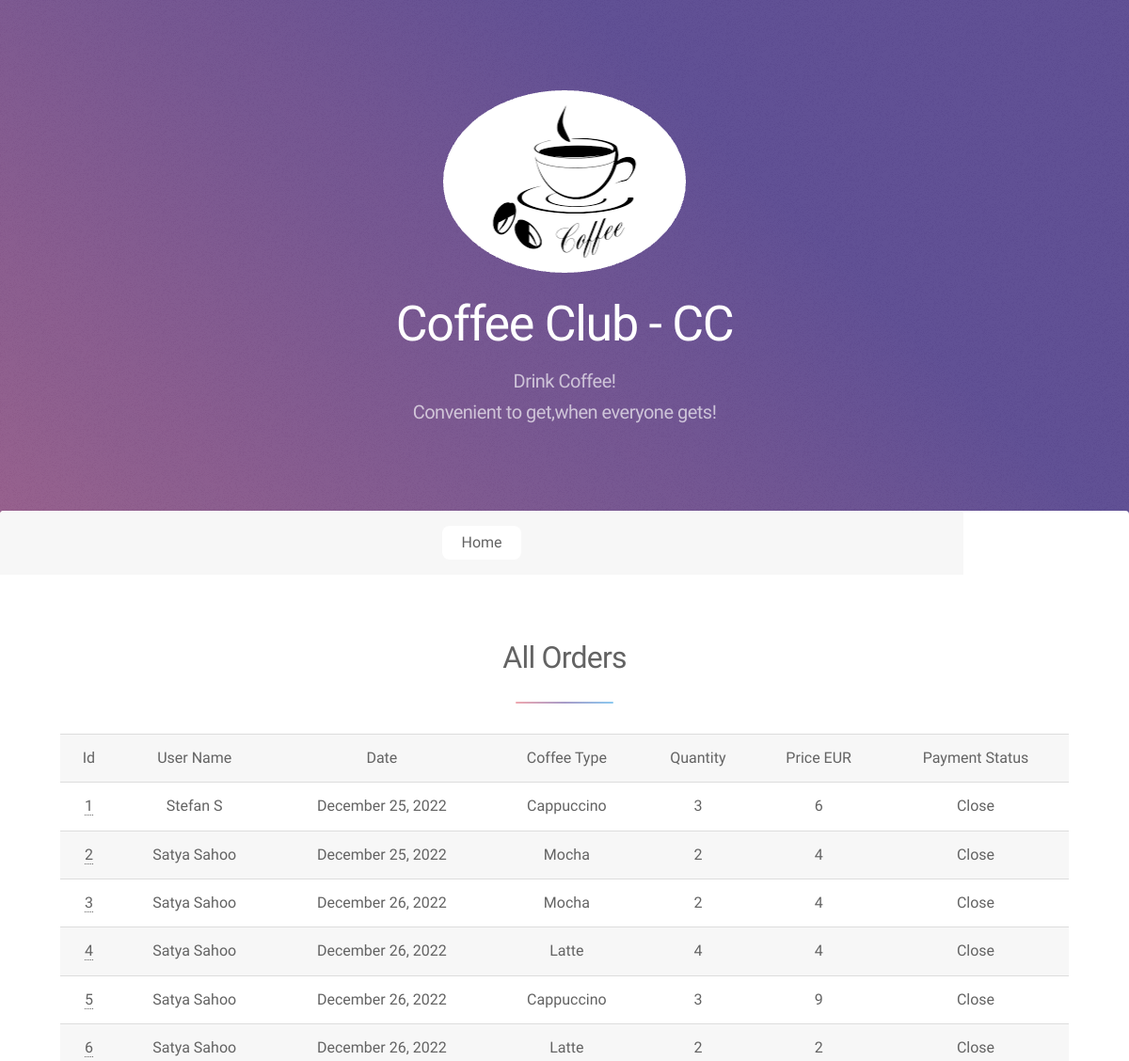
The app's page /admin_page (signed in, upper part), older data.
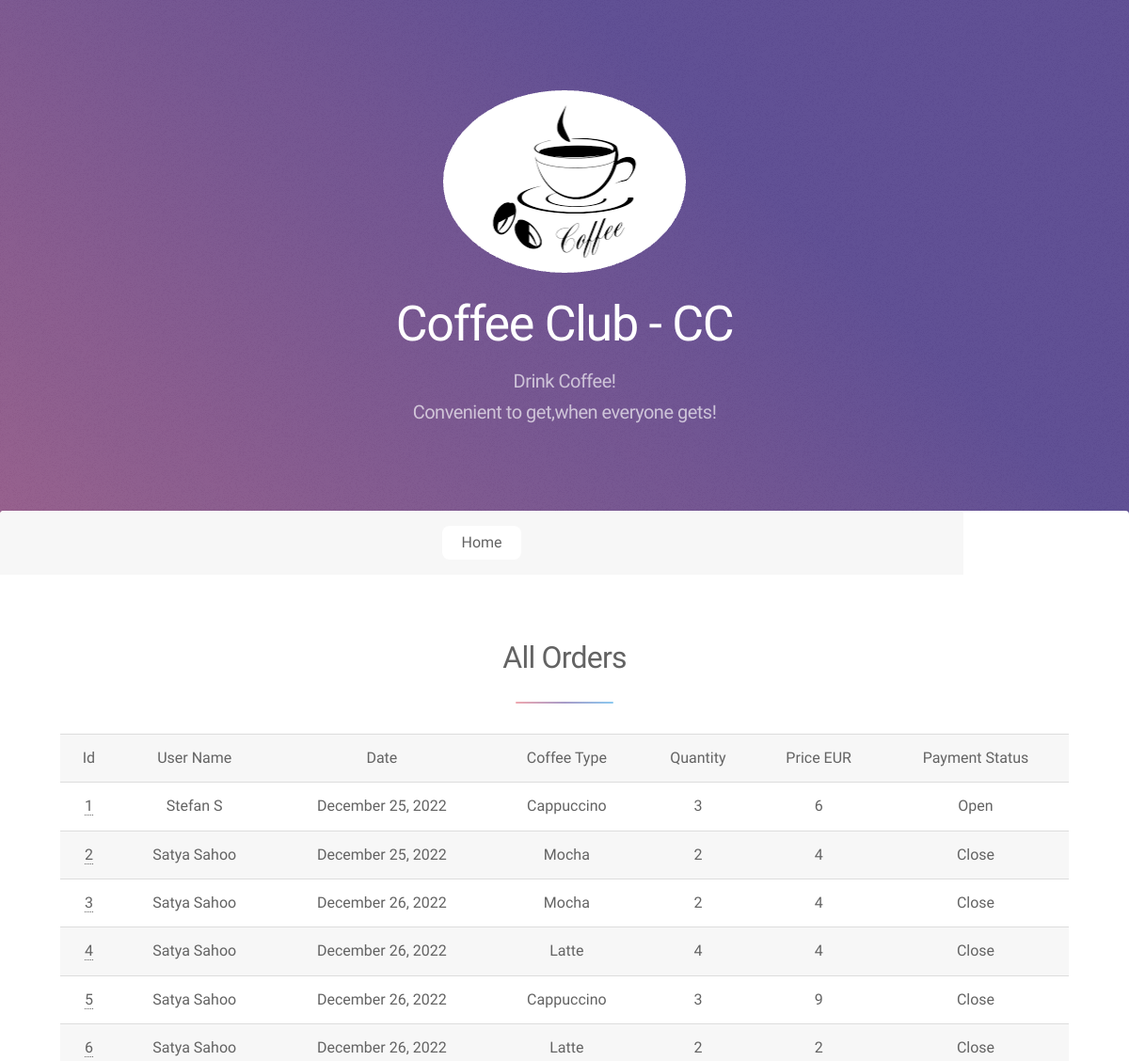
The same page, newer data.
### main.py (models this page shows)
class Order(db.Model):
    __tablename__ = "orders"
    id = db.Column(db.Integer, primary_key=True)
    coffee_type = db.Column(db.String(100), nullable=False)
    price = db.Column(db.String(100))
    quantity = db.Column(db.Integer)
    date = db.Column(db.String(100))
    payment_status = db.Column(db.String(100))
    user_id = db.Column(db.Integer, db.ForeignKey('users.id'))
    user = relationship("User", back_populates="orders")

class User(UserMixin, db.Model):
    __tablename__ = "users"
    id = db.Column(db.Integer, primary_key=True)
    email = db.Column(db.String(100), unique=True)  # email is unique identifier
    password = db.Column(db.String(100))
    name = db.Column(db.String(100), nullable=False)
    mobile = db.Column(db.String(100))
    fetcher = db.Column(db.String(100))
    orders = relationship("Order", back_populates="user")
    receipts = relationship("Receipt", back_populates="user")

### main.py (the view, shortened to what this page needs)
@app.route('/admin_page', methods=["GET", "POST"])
@admin_only
def admin_page():
    reset_password_form = ResetPassword()
    all_users = User.query.all()
    all_receipts = Receipt.query.all()
    all_orders = Order.query.all()
    return render_template("admin_page.html", users=all_users, orders=all_orders, receipts=all_receipts,
                           form=reset_password_form)

### main.py (called while the page is built)
def admin_only(f):
    @wraps(f)
    def decorated_function(*args, **kwargs):
        if current_user.id != 1:
            return abort(403)
        return f(*args, **kwargs)
    return decorated_function

@login_manager.user_loader
def load_user(user_id):
    return User.query.get(int(user_id))

### templates/admin_page.html (shortened to what this page needs)
{% import "bootstrap/wtf.html" as wtf %}
{% include "header.html" %}
					<nav id="nav">
						<ul>
							<li><a href="{{url_for('home')}}" class="active">Home</a></li>
						</ul>
					</nav>
					<div id="main">
							<section id="second" class="main special">
								<header class="major">
									<h2>All Orders</h2>
									<table>
										<tr>
											<td>Id</td>
											<td>User Name</td>
											<td>Date</td>
											<td>Coffee Type</td>
											<td>Quantity</td>
											<td>Price EUR</td>
											<td>Payment Status</td>
										</tr>
										{% for order in orders %}
										<tr>
											<td><a href="{{ url_for('order_edit', order_id=order.id) }}">{{order.id}}</a></td>
											<td>{{order.user.name}}</td>
											<td>{{order.date}}</td>
											<td>{{order.coffee_type}}</td>
											<td>{{order.quantity}}</td>
											<td>{{order.price}}</td>
											<td>{{order.payment_status}}</td>
										</tr>
										{% endfor %}
									</table>
								</header>
							</section>
					</div>
{% include "footer.html" %}

Row changes from the older to the newer data that the page shows:
changed Order "Stefan S": payment_status "Close" → "Open"
